Frame 1 (no input): blank canvas, image omitted
Frame 60 (no input): blank canvas, image omitted
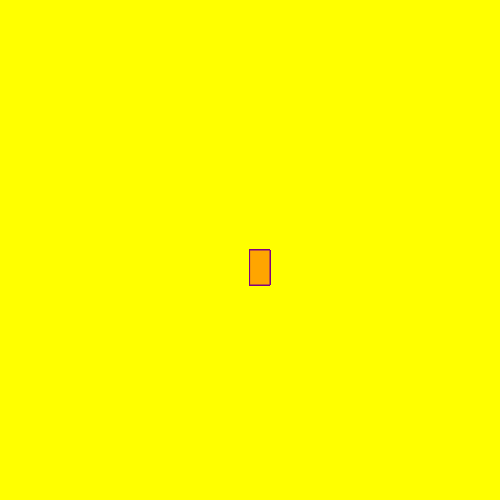
Frame 120 (the mouse pressed at the canvas centre since frame 60)

The p5.js sketch whose frames 1 and 60 were blank and that drew this single picture after the mouse press (run headless with seeded random() and noise() and a simulated clock; from frame 60 on, the mouse is pressed at the canvas centre):

// p5.js sketch
// ── sketch.js
function setup() {
  createCanvas(500, 500);
  background("yellow");
}

function draw() {
  stroke("purple");
  fill("orange");
  //console.log(mouseIsPressed);

  if (mouseIsPressed) {
    rect(mouseX, mouseY, 20, 35);
  }
}
